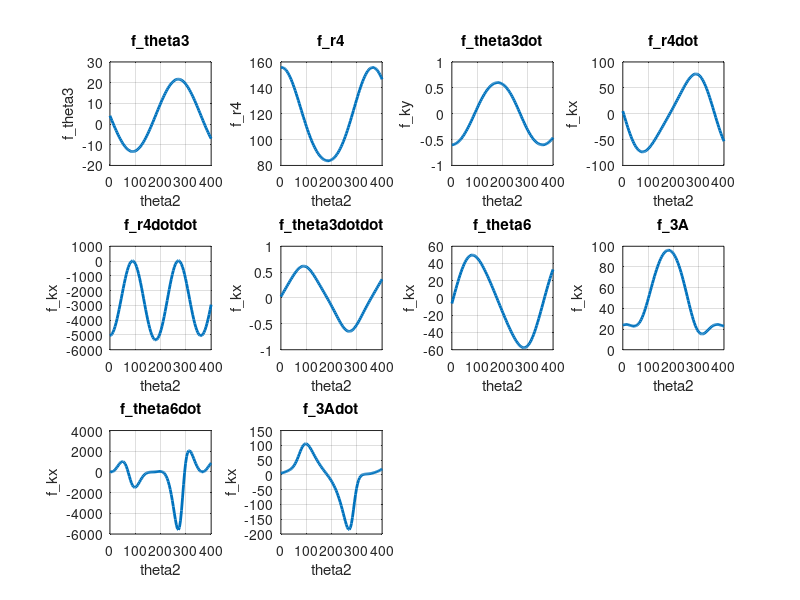

Here is the MATLAB script that generated this plot:

%Code for Angles
theta2 = linspace(0, 400, 100);
R1 = 8.4;  % Example known value
R2 = 36;  % Example known value
R3 = 120;
R6 = 60;
theta2_velocity = 2;

f_theta3 = @(theta2) asind((R1 - R2.*sind(theta2))/R3);
f_r4 = @(theta2) R3.*cosd(f_theta3(theta2)) + R2.*cosd(theta2);
f_theta3dot = @(theta2) -1*R2*theta2_velocity*cosd(theta2)./(R3*cosd(f_theta3(theta2)));
f_r4dot = @(theta2) -1*R3.*f_theta3dot(theta2).*sind(f_theta3(theta2)) - R2*theta2_velocity.*sind(theta2);
f_theta3dotdot = @(theta2) (R3.*(f_theta3dot(theta2).^2).*sind(f_theta3(theta2)) + R2*theta2_velocity.*sind(theta2)) ./ (R3.*cosd(f_theta3(theta2)));
f_r4dotdot = @(theta2) -1*R3.*(f_theta3dotdot(theta2).*sind(f_theta3(theta2)) + R3.*f_theta3dot(theta2).^2.*cosd(f_theta3(theta2))) + + R2.*theta2_velocity.^2.*cosd(theta2);


f_theta6 = @(theta2) -1*asind(R2/R6*sind(f_theta3(theta2) - theta2)) - f_theta3(theta2);
f_3A = @(theta2) (R6.*cosd(f_theta6(theta2)) - R2.*cosd(theta2))./cosd(f_theta3(theta2));
f_3Adot = @(theta2) (f_3A(theta2).*f_theta3dot(theta2).*(sind(f_theta3(theta2)).*cosd(f_theta6(theta2)) - cosd(f_theta3(theta2)).*sind(f_theta6(theta2))) ...
            + R2*theta2_velocity.*(sind(theta2).*cosd(f_theta6(theta2)) - cosd(theta2).*sind(f_theta6(theta2)))) ...
            ./ (cosd(f_theta3(theta2)).*cosd(f_theta6(theta2)) + sind(f_theta3(theta2)).*sind(f_theta6(theta2)));

f_theta6dot = @(theta2) (f_3Adot(theta2).*cosd(f_theta3dot(theta2)) - f_3A(theta2).*f_theta3dot(theta2).*sind(f_theta3dot(theta2)) - R2*theta2_velocity.*sind(theta2)) ./ -1*R6.*sind(f_theta6(theta2));

f_ky = @(theta2) (-1.*R6.*(f_theta6dot(theta2).^2).*sind(f_theta6(theta2)) - 2.*f_3Adot(theta2).*f_theta3dot(theta2).*cosd(f_theta3(theta2)) - f_3A(theta2).*f_theta3dotdot(theta2).*cosd(f_theta3(theta2)) + f_3A.*(f_theta3dot(theta2).^2).*sind(f_theta3(theta2)) + R2*(theta2_velocity^2).*sin(theta2));
f_kx = @(theta2) -1*R6.*(f_theta6dot(theta2).^2).*cosd(f_theta6(theta2)) + 2.*f_3Adot(theta2).*f_theta3(theta2).*sind(f_theta3dot(theta2)) + f_3A(theta2).*f_theta3dotdot(theta2).*sind(f_theta3(theta2));

% Create a 2x2 grid of subplots
figure;

% Plot 1: f_theta3
subplot(3, 4, 1);  % 2x2 grid, plot 1
plot(theta2, f_theta3(theta2), 'LineWidth', 2);
title('f\_theta3');
xlabel('theta2');
ylabel('f\_theta3');
grid on;

% Plot 2: f_r4
subplot(3, 4, 2);  % 2x2 grid, plot 2
plot(theta2, f_r4(theta2), 'LineWidth', 2);
title('f\_r4');
xlabel('theta2');
ylabel('f\_r4');
grid on;

% Plot 3: theta3dot
subplot(3, 4, 3);  % 2x2 grid, plot 3
plot(theta2, f_theta3dot(theta2), 'LineWidth', 2);
title('f\_theta3dot');
xlabel('theta2');
ylabel('f\_ky');
grid on;

% Plot 4: r4_dot
subplot(3, 4, 4);  % 2x2 grid, plot 4
plot(theta2, f_r4dot(theta2), 'LineWidth', 2);
title('f\_r4dot');
xlabel('theta2');
ylabel('f\_kx');
grid on;

subplot(3, 4, 5);  % 2x2 grid, plot 4
plot(theta2, f_r4dotdot(theta2), 'LineWidth', 2);
title('f\_r4dotdot');
xlabel('theta2');
ylabel('f\_kx');
grid on;

subplot(3, 4, 6);  % 2x2 grid, plot 4
plot(theta2, f_theta3dotdot(theta2), 'LineWidth', 2);
title('f\_theta3dotdot');
xlabel('theta2');
ylabel('f\_kx');
grid on;

subplot(3, 4, 7);  % 2x2 grid, plot 4
plot(theta2, f_theta6(theta2), 'LineWidth', 2);
title('f\_theta6');
xlabel('theta2');
ylabel('f\_kx');
grid on;

subplot(3, 4, 8);  % 2x2 grid, plot 4
plot(theta2, f_3A(theta2), 'LineWidth', 2);
title('f\_3A');
xlabel('theta2');
ylabel('f\_kx');
grid on;

subplot(3, 4, 9);  % 2x2 grid, plot 4
plot(theta2, f_theta6dot(theta2), 'LineWidth', 2);
title('f\_theta6dot');
xlabel('theta2');
ylabel('f\_kx');
grid on;

subplot(3, 4, 10);  % 2x2 grid, plot 4
plot(theta2, f_3Adot(theta2), 'LineWidth', 2);
title('f\_3Adot');
xlabel('theta2');
ylabel('f\_kx');
grid on;
